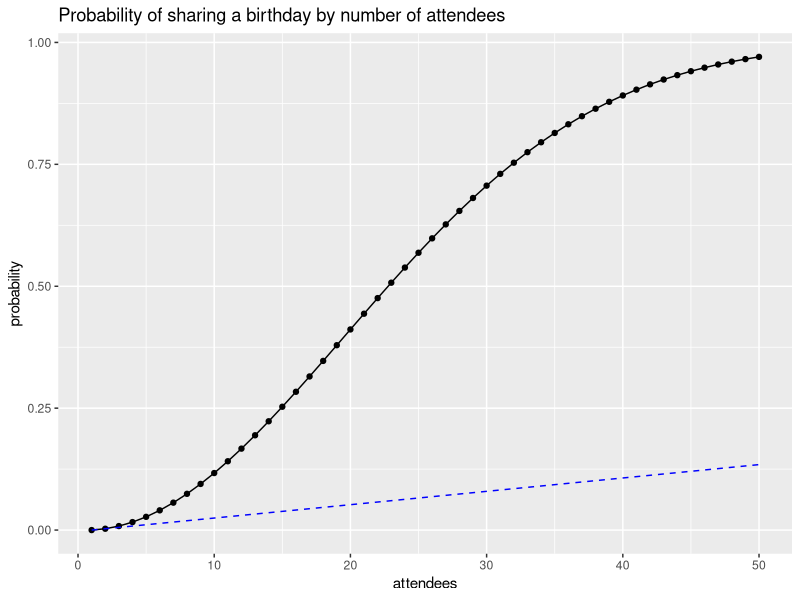
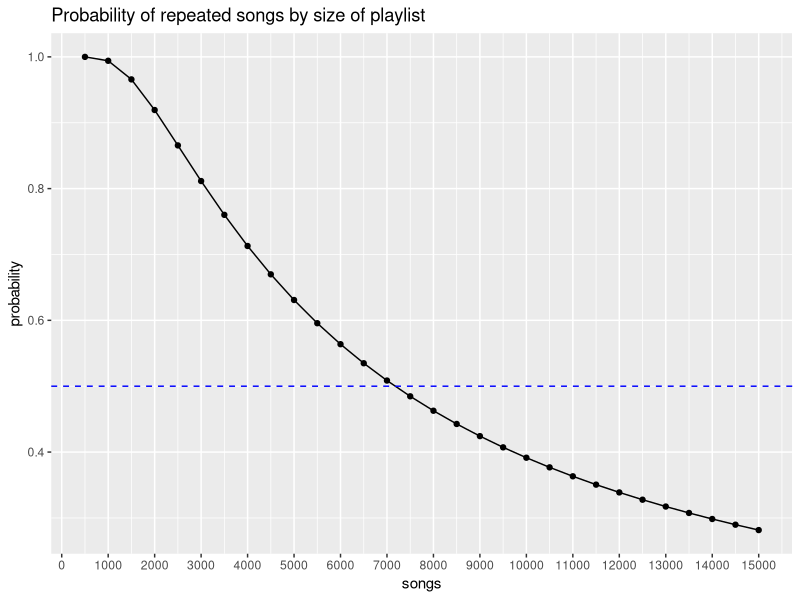

Source code (R) for these figures, in order:
## ---- chunk 1
library(dplyr)
library(ggplot2)
## ---- chunk 2
# Function to compute birthday probabilities
p.bday <- function(n) {
  if (n > 366) {return(1)}
  return(1 - prod(365:(366 - n)) / 365^n)
}
## ---- chunk 3
p.bday(30) %>% print()
## ---- chunk 4
n <- 50
data.frame(
  attendees = 1:n
  , probability = sapply(1:n, FUN = p.bday)
  , linear.trend = {0:(n - 1)}/365
) %>%
  ggplot(aes(x = attendees, y = probability)) +
  geom_point() +
  geom_line() +
  geom_line(aes(y = linear.trend), color = 'blue', linetype = 'dashed') +
  labs(title = 'Probability of sharing a birthday by number of attendees')
## ---- chunk 5
p.bday(300)
## ---- chunk 6
f.s <- function(s) {
  if(s < 100) {return(1)}
  logp <- -99 * log(s)
  for (i in 1:99) {
    logp <- logp + log(s - i)
  }
  return(1 - exp(logp))
}
## ---- chunk 7
n <- seq(500, 15000, by = 500)
data.frame(
  songs = n
  , probability = sapply(n, FUN = f.s)
) %>%
  ggplot(aes(x = songs, y = probability)) +
  geom_point() +
  geom_line() +
  geom_hline(yintercept = .5, color = 'blue', linetype = 'dashed') +
  scale_x_continuous(breaks = seq(0, 1E6, by = 1000)) +
  labs(title = 'Probability of repeated songs by size of playlist')
## ---- chunk 8
s.candidates <- sapply(7000:7500, f.s) - .5
## ---- chunk 9
7000 + which(s.candidates < 0)[1] - 1
## ---- chunk 10
# General function to calculate P(not share)
p.generalized <- function(n, s, log = FALSE) {
  # Error checking
  if(
    !is.numeric(n)
    || n != round(n)
    || !is.numeric(s)
    || s != round(s)
  ) {
    stop('Requires integer inputs')
  }
  # Too small n gives P = 1
  if(n <= 1) {
    ifelse(
      log
      , return(0)
      , return(exp(0))
    )
  }
  # Too small s gives P = 1
  if(s < n) {
    ifelse(
      log
      , return(0)
      , return(exp(0))
    )
  }
  # All other n, s
  logp <- (1 - n) * log(s)
  for (i in 1:(n - 1)) {
    logp <- logp + log(s - i)
  }
  ifelse(
    log
    , return(logp)
    , return(exp(logp))
  )
}
## ---- chunk 11
1 - p.generalized(n = 30, s = 365)
## ---- chunk 12
p.generalized(n = 365, s = 365)
## ---- chunk 13
1 - p.generalized(n = 100, s = 7175)
